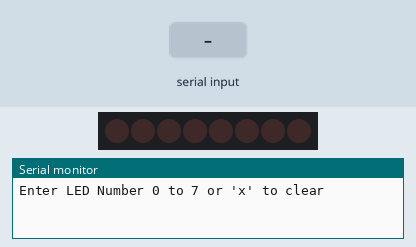
Bench run of a sketch on a simulated Arduino Uno, built with avr-gcc and run on an emulated ATmega328P. Parts: 8 shift-register outputs drawn as a row of LEDs (first output left, lit = HIGH), the last lines printed to the serial monitor. Wiring (inferred from the names in the program): shift register (74HC595): data pin 12; shift clock pin 9; latch pin 11. Wiring (inferred from the signals the program sends): row of LEDs: on Q0, Q1, Q2, Q3, Q4, Q5, Q6, Q7. Inputs (shaded band) come from the test bench.

Above: at 1.2 s.
1.3 s: "90,45\n" received over Serial
At 2.5 s:
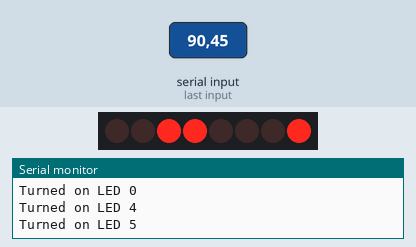
2.8 s: "x,45\n" received over Serial
At 3.5 s:
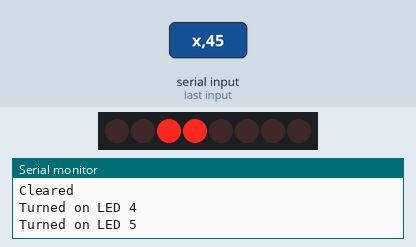
4.3 s: "30,150\n" received over Serial
At 5.0 s:
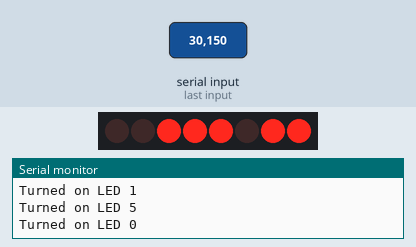
5.8 s: "200\n" received over Serial
At 7.0 s:
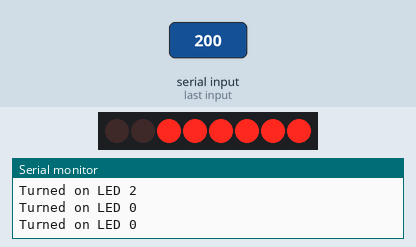
7.3 s: "x90\n" received over Serial
At 8.4 s:
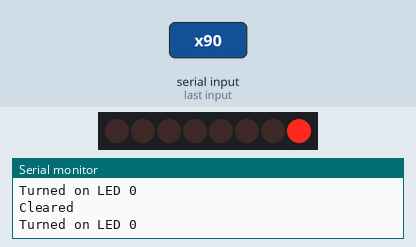
8.8 s: "5\n" received over Serial
At 9.5 s:
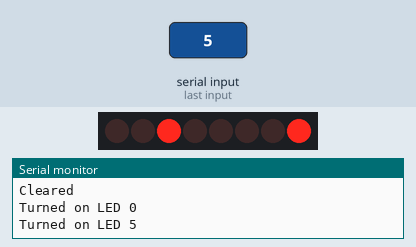
Timing chart, 0 to 11.3 s (numbered marks = the images above; inputs shaded):
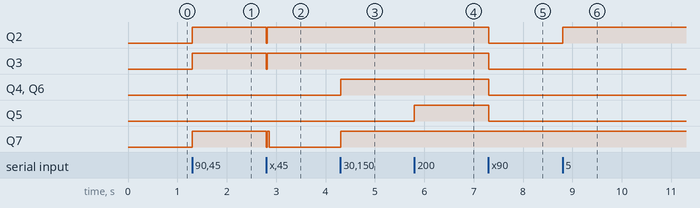

Measured:
- after the input at 1.3 s, Q2, Q3, Q7: LOW → HIGH at once
- after the input at 2.8 s, Q2, Q3: HIGH → LOW at once, → HIGH 0.02 s later; Q7: HIGH → LOW at once, → HIGH 0.02 s later, → LOW 0.04 s later
- after the input at 4.3 s, Q4, Q6, Q7: LOW → HIGH at once
- after the input at 5.8 s, Q5: LOW → HIGH at once
- after the input at 7.3 s, Q2–6: HIGH → LOW at once
- after the input at 8.8 s, Q2: LOW → HIGH at once

The sketch:

shift_register.ino
```cpp
static const int TIME_DELAY = 100;
static const int LATCH_PIN = 11; // (11) ST_CP [RCK] on 74HC595
static const int DATA_PIN = 12;  // (12) DS [S1] on 74HC595
static const int CLOCK_PIN = 9;  // (9) SH_CP [SCK] on 74HC595

byte leds = 0;

void update_shift_register() {
  digitalWrite(LATCH_PIN, LOW);
  shiftOut(DATA_PIN, CLOCK_PIN, LSBFIRST, leds);
  digitalWrite(LATCH_PIN, HIGH);
}

void setup() {
  // put your setup code here, to run once:
  pinMode(LATCH_PIN, OUTPUT);
  pinMode(DATA_PIN, OUTPUT);
  pinMode(CLOCK_PIN, OUTPUT);

  update_shift_register();

  Serial.begin(9600);
  while (! Serial); // Wait until Serial is ready
  Serial.println("Enter LED Number 0 to 7 or 'x' to clear");
}

void loop() {
  // put your main code here, to run repeatedly:

  if (Serial.available()) {

    char ch = Serial.read();
    if (ch >= '0' && ch <= '7') {

      int led = ch - '0';
      bitSet(leds, led);
      update_shift_register();
      Serial.print("Turned on LED ");
      Serial.println(led);
    }

    if (ch == 'x') {

      leds = 0;
      update_shift_register();
      Serial.println("Cleared");
    }
  }
}
```
